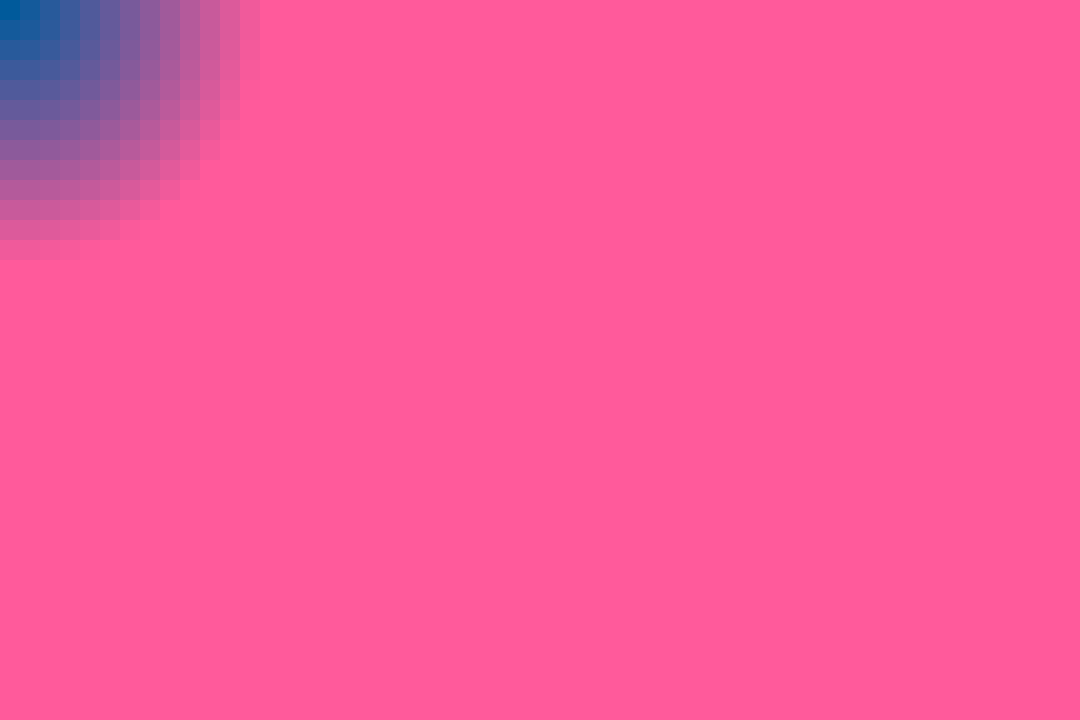
Frame 1 (no input)
Frame 60 (the mouse pressed at the canvas centre just before this capture): identical to frame 1, image omitted
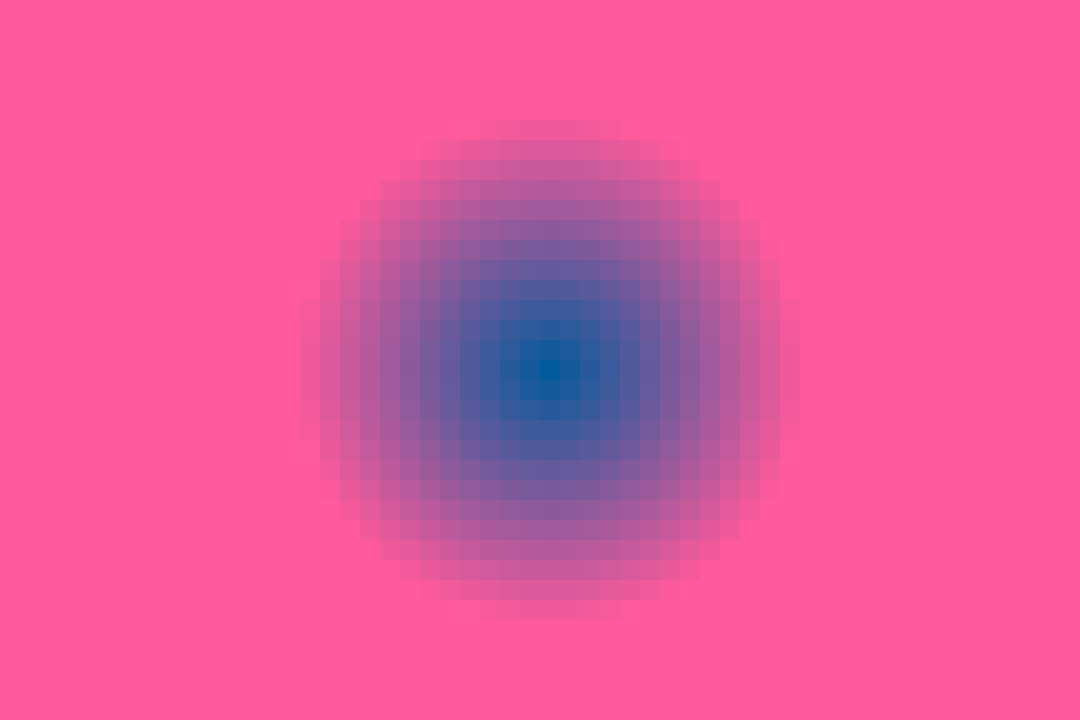
Frame 120 (the mouse held since frame 60 and released just before this capture)

The Processing sketch that drew these frames (run headless with seeded random() and noise(); from frame 60 on, the mouse is pressed at the canvas centre):

// Processing sketch: pattern3
// ── pattern3.pde
float x, y;
void setup()
{
  size(1080, 720);
}
void draw()
{
  background(50);
  for (x = 0; x <= width; x = x + 20)
  {
    for (y = 0; y <= height; y = y + 20)
    {
      fill(dist(mouseX, mouseY, x, y),90,155);
      stroke(dist(mouseX, mouseY, x, y),90,155);
      rect(x, y, 20, 20);
    }
  }
}
